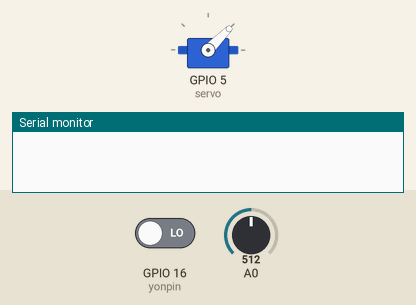
Bench run of a sketch on a simulated ESP8266 (NodeMCU). Parts: servo, the last lines printed to the serial monitor. The inputs (shaded band) are chosen by the test bench; at power-on: GPIO 16 (yonpin) LOW, A0 = 512. WiFi joins after 1.5 s; servers stay silent unless stated; uploads are accepted with an empty reply.

Above: at 0.0 s.
At 6.8 s:
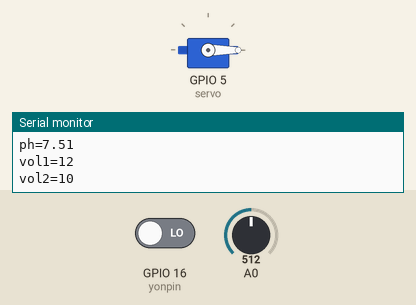
Timing chart, 0 to 8.3 s (numbered marks = the images above):
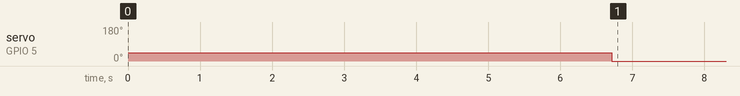

Measured:
- by itself, servo on GPIO 5 (servo): 45° → 0° at 6.7 s

The sketch:

arduinocode.ino
```cpp
#include <ESP8266WiFi.h>
#include <Servo.h>
const char* password = "12345678";
const char* ssid  = "redmi 7";
const char* host = "rwhiot.000webhostapp.com";
Servo servo;
const int trigPin = 2;  //D4
const int echoPin = 0;  //D3
//const int trigPin2 = 2;  //D4
//const int echoPin2 = 3;  //D3
const int yonpin=16;//D0
long int duration;
int distance;
int vol1=12;
int vol2=10;
float ph;
int yon;

//int calculatevol1()
//{
//digitalWrite(trigPin, LOW);
//delayMicroseconds(2);
//digitalWrite(trigPin, HIGH);
//delayMicroseconds(10);
//digitalWrite(trigPin, LOW);
//duration = pulseIn(echoPin, HIGH);
//distance= duration*0.034/2;
//Serial.print("Distance: ");
//Serial.println(distance);
//return distance;
//}

//int calculatevol2()
//{
//digitalWrite(trigPin2, LOW);
//delayMicroseconds(2);
//digitalWrite(trigPin2, HIGH);
//delayMicroseconds(10);
//digitalWrite(trigPin2, LOW);
//duration = pulseIn(echoPin2, HIGH);
//distance = duration*0.034/2;
//Serial.print("Distance: ");
//Serial.println(distance);
//return distance;
//}

int calculateyon()
{
    if (digitalRead(yonpin))
        {return 2;}
    else
    {return 1;}
}

float calculateph()
{
 float ph = analogRead(A0);
 ph = ph*5*3;
 ph=ph/1023.0;
 return ph;
}

void setup() {
pinMode(A0,INPUT);
pinMode(trigPin, OUTPUT);
pinMode(echoPin, INPUT);
//pinMode(trigPin2, OUTPUT);
//pinMode(echoPin2, INPUT);
pinMode(yonpin,INPUT);
servo.attach(5);//D1
  servo.write(45);

  Serial.begin(115200);
  delay(10);
  Serial.println();
  Serial.println();
  Serial.print("Connecting to ");
  Serial.println(ssid);
  WiFi.begin(ssid, password);
  while (WiFi.status() != WL_CONNECTED) {
    delay(500);
    Serial.print(".");
  }

  Serial.println("");
  Serial.println("WiFi connected");
  Serial.println("IP address: ");
  Serial.println(WiFi.localIP());


//Serial.print("yon=");
//Serial.println(yon);
//Serial.print("ph=");
//Serial.println(ph);
//Serial.print("vol1=");
//Serial.println(vol1);
//Serial.print("vol2=");
//Serial.println(vol2);


  delay(5000);
  Serial.print("Connecting to ");
  Serial.println(host);
  WiFiClient client;
  const int httpPort = 80;
  if (!client.connect(host, httpPort)) {
    Serial.println("Connection failed!");
    return;
  }


//  String url = "/?yon=";
//  url += yon;
//  url += "&ph";
//  url += ph;
//  url += "&vol1=";
//  url += vol1;
//  url += "&vol2=";
//  url += vol2;
//  Serial.print("Requesting URL: ");
//  Serial.println(url);
//  client.print(String("GET ") + url + " HTTP/1.1\r\n" + "Host: " + host + "\r\n" + "Connection: close\r\n\r\n");
//  unsigned long timeout = millis();
//  while (client.available() == 0) {
//    if (millis() - timeout > 5000) {
//      Serial.println(">>> Client Timeout !");
//      client.stop();
//      return;
//    }
//  }
//  while (client.available()) {
//    String line = client.readStringUntil('\r');
//    Serial.print(line);
//  }
//  Serial.println();
//  Serial.println("Closing connection");
}


void loop() {
//int vol1=calculatevol1();
//int vol2=7;//calculatevol2();
float ph=calculateph();
int yon=calculateyon();
if(yon==2)
{servo.write(45);}
else if(ph>=5.5)
{servo.write(0);}
else
servo.write(45);

Serial.print("yon=");
Serial.println(yon);
Serial.print("ph=");
Serial.println(ph);
Serial.print("vol1=");
Serial.println(vol1);
Serial.print("vol2=");
Serial.println(vol2);


  delay(4000);
  Serial.print("Connecting to ");
  Serial.println(host);
  WiFiClient client;
  const int httpPort = 80;
  if (!client.connect(host, httpPort)) {
    Serial.println("Connection failed!");
    return;
  }


String url = "/?yon=";
  url += yon;
  url += "&ph=";
  url += ph;
  url += "&vol1=";
  url += vol1;
  url += "&vol2=";
  url += vol2;
  Serial.print("Requesting URL: ");
  Serial.println(url);
  client.print(String("GET ") + url + " HTTP/1.1\r\n" + "Host: " + host + "\r\n" + "Connection: close\r\n\r\n");

    while (client.available()) {
    String line = client.readStringUntil('\r');
    Serial.print(line);
  }
  Serial.println();
  Serial.println("Closing connection");
}
```
